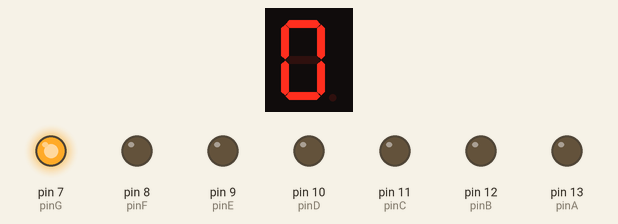
Recording of a sketch running on a simulated Arduino Uno, built with avr-gcc and run on an emulated ATmega328P. On the bench: 1-digit seven-segment display, output pins drawn as LEDs (lit = HIGH). Wiring (inferred from the names in the program): 1-digit 7-segment display, segments lit when LOW: segments pin 6, pin 5, pin 4, pin 3, pin 2, pin 1, pin 0. The segment pins are drawn as the display they are named for; pins used as bus, display or sensor lines are not drawn.

Above: at 0.1 s.
At 4.1 s:
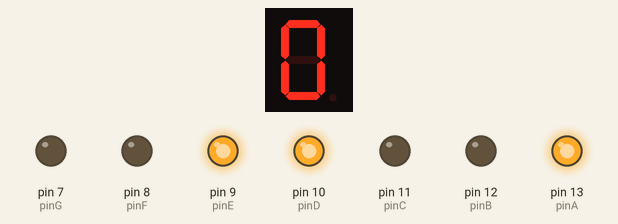
At 8.1 s:
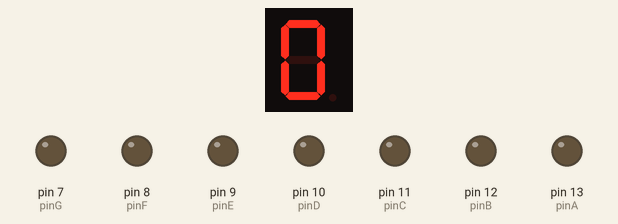
At 13.1 s:
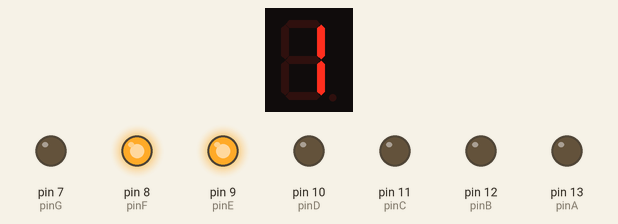
At 19.1 s:
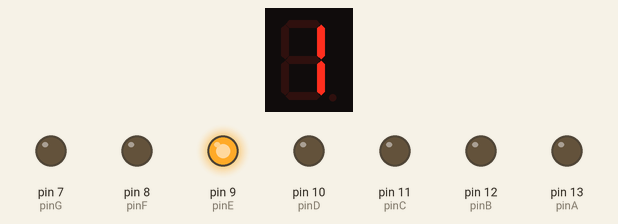
At 39.1 s:
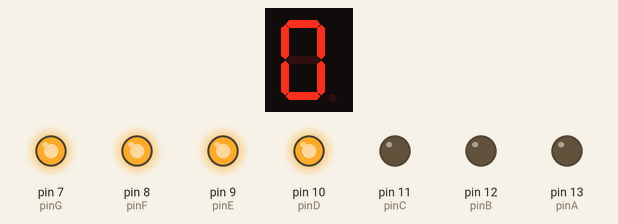
Timing chart, 0 to 40.0 s (numbered marks = the images above):
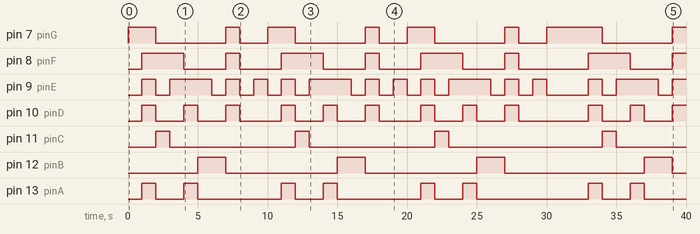

Measured:
- by itself, pin 7 (pinG): LOW → HIGH at 0.00 s, → LOW 2.0 s later, → HIGH 5.0 s later, → LOW 1.0 s later, … (15 changes in this stretch)
- by itself, pin 8 (pinF): LOW → HIGH at 1.0 s, → LOW 3.0 s later, → HIGH 3.0 s later, → LOW 1.0 s later, … (15 changes in this stretch)
- by itself, pin 9 (pinE): LOW → HIGH at 1.0 s, → LOW 1.0 s later, → HIGH 1.0 s later, → LOW 3.0 s later, … (29 changes in this stretch)
- by itself, pin 10 (pinD): LOW → HIGH at 1.0 s, → LOW 1.0 s later, → HIGH 2.0 s later, → LOW 1.0 s later, … (23 changes in this stretch)
- by itself, pin 11 (pinC): LOW → HIGH at 2.0 s, → LOW 1.0 s later, → HIGH 9.0 s later, → LOW 1.0 s later, … (8 changes in this stretch)
- by itself, pin 12 (pinB): LOW → HIGH at 5.0 s, → LOW 2.0 s later, → HIGH 8.0 s later, → LOW 2.0 s later, … (8 changes in this stretch)
- by itself, pin 13 (pinA): LOW → HIGH at 1.0 s, → LOW 1.0 s later, → HIGH 2.0 s later, → LOW 1.0 s later, … (16 changes in this stretch)

The sketch:

se_seg_0_to_30.ino
```cpp
int pinA = 13;
int pinB = 12;
int pinC = 11;
int pinD = 10;
int pinE = 9;
int pinF = 8;
int pinG = 7;

int pina = 6;
int pinb = 5;
int pinc = 4;
int pind = 3;
int pine = 2;
int pinf = 1;
int ping = 0;

int t = 1000;


void setup() {
  // put your setup code here, to run once:
  pinMode(pinA, OUTPUT);
  pinMode(pinB, OUTPUT);
  pinMode(pinC, OUTPUT);
  pinMode(pinD, OUTPUT);
  pinMode(pinE, OUTPUT);
  pinMode(pinF, OUTPUT);
  pinMode(pinG, OUTPUT);

     //the second segment

  pinMode(pina, OUTPUT);
  pinMode(pinb, OUTPUT);
  pinMode(pinc, OUTPUT);
  pinMode(pind, OUTPUT);
  pinMode(pine, OUTPUT);
  pinMode(pinf, OUTPUT);
  pinMode(ping, OUTPUT);


}

void loop() {
  // put your main code here, to run repeatedly:

  //0
  digitalWrite(pinA,0);
  digitalWrite(pinB,0);
  digitalWrite(pinC,0);
  digitalWrite(pinD,0);
  digitalWrite(pinE,0);
  digitalWrite(pinF,0);
  digitalWrite(pinG,1);

  //0
  digitalWrite(pina,0);
  digitalWrite(pinb,0);
  digitalWrite(pinc,0);
  digitalWrite(pind,0);
  digitalWrite(pine,0);
  digitalWrite(pinf,0);
  digitalWrite(ping,1);
  delay(t);

  //1
  digitalWrite(pinA,1);
  digitalWrite(pinB,0);
  digitalWrite(pinC,0);
  digitalWrite(pinD,1);
  digitalWrite(pinE,1);
  digitalWrite(pinF,1);
  digitalWrite(pinG,1);
  delay(t);


  //2
  digitalWrite(pinA,0);
  digitalWrite(pinB,0);
  digitalWrite(pinC,1);
  digitalWrite(pinD,0);
  digitalWrite(pinE,0);
  digitalWrite(pinF,1);
  digitalWrite(pinG,0);
  delay(t);


  //3
  digitalWrite(pinA,0);
  digitalWrite(pinB,0);
  digitalWrite(pinC,0);
  digitalWrite(pinD,0);
  digitalWrite(pinE,1);
  digitalWrite(pinF,1);
  digitalWrite(pinG,0);
  delay(t);


  //4
  digitalWrite(pinA,1);
  digitalWrite(pinB,0);
  digitalWrite(pinC,0);
  digitalWrite(pinD,1);
  digitalWrite(pinE,1);
  digitalWrite(pinF,0);
  digitalWrite(pinG,0);
  delay(t);


  //5
  digitalWrite(pinA,0);
  digitalWrite(pinB,1);
  digitalWrite(pinC,0);
  digitalWrite(pinD,0);
  digitalWrite(pinE,1);
  digitalWrite(pinF,0);
  digitalWrite(pinG,0);
  delay(t);

  //6
  digitalWrite(pinA,0);
  digitalWrite(pinB,1);
  digitalWrite(pinC,0);
  digitalWrite(pinD,0);
  digitalWrite(pinE,0);
  digitalWrite(pinF,0);
  digitalWrite(pinG,0);
  delay(t);

  //7
  digitalWrite(pinA,0);
  digitalWrite(pinB,0);
  digitalWrite(pinC,0);
  digitalWrite(pinD,1);
  digitalWrite(pinE,1);
  digitalWrite(pinF,1);
  digitalWrite(pinG,1);
  delay(t);

  //8
  digitalWrite(pinA,0);
  digitalWrite(pinB,0);
  digitalWrite(pinC,0);
  digitalWrite(pinD,0);
  digitalWrite(pinE,0);
  digitalWrite(pinF,0);
  digitalWrite(pinG,0);
  delay(t);

  //9
  digitalWrite(pinA,0);
  digitalWrite(pinB,0);
  digitalWrite(pinC,0);
  digitalWrite(pinD,0);
  digitalWrite(pinE,1);
  digitalWrite(pinF,0);
  digitalWrite(pinG,0);
  delay(t);

/////////////////////////////////////////////////y

  //10
  //0
  digitalWrite(pinA,0);
  digitalWrite(pinB,0);
  digitalWrite(pinC,0);
  digitalWrite(pinD,0);
  digitalWrite(pinE,0);
  digitalWrite(pinF,0);
  digitalWrite(pinG,1);

  //1
  digitalWrite(pina,1);
  digitalWrite(pinb,0);
  digitalWrite(pinc,0);
  digitalWrite(pind,1);
  digitalWrite(pine,1);
  digitalWrite(pinf,1);
  digitalWrite(ping,1);
  delay(t);

/////////////////////////////////////////////////y

  //11

  //1
  digitalWrite(pina,1);
  digitalWrite(pinb,0);
  digitalWrite(pinc,0);
  digitalWrite(pind,1);
  digitalWrite(pine,1);
  digitalWrite(pinf,1);
  digitalWrite(ping,1);


  //1
  digitalWrite(pinA,1);
  digitalWrite(pinB,0);
  digitalWrite(pinC,0);
  digitalWrite(pinD,1);
  digitalWrite(pinE,1);
  digitalWrite(pinF,1);
  digitalWrite(pinG,1);

  delay(t);

/////////////////////////////////////////////////y
  //12

  digitalWrite(pina,1);
  digitalWrite(pinb,0);
  digitalWrite(pinc,0);
  digitalWrite(pind,1);
  digitalWrite(pine,1);
  digitalWrite(pinf,1);
  digitalWrite(ping,1);

  //2
  digitalWrite(pinA,0);
  digitalWrite(pinB,0);
  digitalWrite(pinC,1);
  digitalWrite(pinD,0);
  digitalWrite(pinE,0);
  digitalWrite(pinF,1);
  digitalWrite(pinG,0);
  delay(t);

/////////////////////////////////////////////////y

  //13

  //1
  digitalWrite(pina,1);
  digitalWrite(pinb,0);
  digitalWrite(pinc,0);
  digitalWrite(pind,1);
  digitalWrite(pine,1);
  digitalWrite(pinf,1);
  digitalWrite(ping,1);


  //3
  digitalWrite(pinA,0);
  digitalWrite(pinB,0);
  digitalWrite(pinC,0);
  digitalWrite(pinD,0);
  digitalWrite(pinE,1);
  digitalWrite(pinF,1);
  digitalWrite(pinG,0);
  delay(t);

/////////////////////////////////////////////////y

  //14
  //1
  digitalWrite(pina,1);
  digitalWrite(pinb,0);
  digitalWrite(pinc,0);
  digitalWrite(pind,1);
  digitalWrite(pine,1);
  digitalWrite(pinf,1);
  digitalWrite(ping,1);


  //4
  digitalWrite(pinA,1);
  digitalWrite(pinB,0);
  digitalWrite(pinC,0);
  digitalWrite(pinD,1);
  digitalWrite(pinE,1);
  digitalWrite(pinF,0);
  digitalWrite(pinG,0);
  delay(t);

  /////////////////////////////////////////////////y

  //15

   //1
  digitalWrite(pina,1);
  digitalWrite(pinb,0);
  digitalWrite(pinc,0);
  digitalWrite(pind,1);
  digitalWrite(pine,1);
  digitalWrite(pinf,1);
  digitalWrite(ping,1);

  //5
  digitalWrite(pinA,0);
  digitalWrite(pinB,1);
  digitalWrite(pinC,0);
  digitalWrite(pinD,0);
  digitalWrite(pinE,1);
  digitalWrite(pinF,0);
  digitalWrite(pinG,0);
  delay(t);

/////////////////////////////////////////////////y

//16

//1
  digitalWrite(pina,1);
  digitalWrite(pinb,0);
  digitalWrite(pinc,0);
  digitalWrite(pind,1);
  digitalWrite(pine,1);
  digitalWrite(pinf,1);
  digitalWrite(ping,1);


   //6
  digitalWrite(pinA,0);
  digitalWrite(pinB,1);
  digitalWrite(pinC,0);
  digitalWrite(pinD,0);
  digitalWrite(pinE,0);
  digitalWrite(pinF,0);
  digitalWrite(pinG,0);
  delay(t);

///////////////////////////////////////////////y

  //17

  //1
  digitalWrite(pina,1);
  digitalWrite(pinb,0);
  digitalWrite(pinc,0);
  digitalWrite(pind,1);
  digitalWrite(pine,1);
  digitalWrite(pinf,1);
  digitalWrite(ping,1);


  //7
  digitalWrite(pinA,0);
  digitalWrite(pinB,0);
  digitalWrite(pinC,0);
  digitalWrite(pinD,1);
  digitalWrite(pinE,1);
  digitalWrite(pinF,1);
  digitalWrite(pinG,1);
  delay(t);

///////////////////////////////////////////////y
//18
//1
  digitalWrite(pina,1);
  digitalWrite(pinb,0);
  digitalWrite(pinc,0);
  digitalWrite(pind,1);
  digitalWrite(pine,1);
  digitalWrite(pinf,1);
  digitalWrite(ping,1);


  //8
  digitalWrite(pinA,0);
  digitalWrite(pinB,0);
  digitalWrite(pinC,0);
  digitalWrite(pinD,0);
  digitalWrite(pinE,0);
  digitalWrite(pinF,0);
  digitalWrite(pinG,0);
  delay(t);

///////////////////////////////////////////////y
//19
//1
  digitalWrite(pina,1);
  digitalWrite(pinb,0);
  digitalWrite(pinc,0);
  digitalWrite(pind,1);
  digitalWrite(pine,1);
  digitalWrite(pinf,1);
  digitalWrite(ping,1);
  //9
  digitalWrite(pinA,0);
  digitalWrite(pinB,0);
  digitalWrite(pinC,0);
  digitalWrite(pinD,0);
  digitalWrite(pinE,1);
  digitalWrite(pinF,0);
  digitalWrite(pinG,0);
  delay(t);


  ///////////////////////////////////////////////y

  //20
  //0
  digitalWrite(pinA,0);
  digitalWrite(pinB,0);
  digitalWrite(pinC,0);
  digitalWrite(pinD,0);
  digitalWrite(pinE,0);
  digitalWrite(pinF,0);
  digitalWrite(pinG,1);

  //2
  digitalWrite(pina,0);
  digitalWrite(pinb,0);
  digitalWrite(pinc,1);
  digitalWrite(pind,0);
  digitalWrite(pine,0);
  digitalWrite(pinf,1);
  digitalWrite(ping,0);
  delay(t);

    ///////////////////////////////////////////////y
  //2
  digitalWrite(pina,0);
  digitalWrite(pinb,0);
  digitalWrite(pinc,1);
  digitalWrite(pind,0);
  digitalWrite(pine,0);
  digitalWrite(pinf,1);
  digitalWrite(ping,0);


   //1
  digitalWrite(pinA,1);
  digitalWrite(pinB,0);
  digitalWrite(pinC,0);
  digitalWrite(pinD,1);
  digitalWrite(pinE,1);
  digitalWrite(pinF,1);
  digitalWrite(pinG,1);
  delay(t);


  ///////////////////////////////////////////////y

  //2
  digitalWrite(pina,0);
  digitalWrite(pinb,0);
  digitalWrite(pinc,1);
  digitalWrite(pind,0);
  digitalWrite(pine,0);
  digitalWrite(pinf,1);
  digitalWrite(ping,0);

   //2
  digitalWrite(pinA,0);
  digitalWrite(pinB,0);
  digitalWrite(pinC,1);
  digitalWrite(pinD,0);
  digitalWrite(pinE,0);
  digitalWrite(pinF,1);
  digitalWrite(pinG,0);
  delay(t);


  ///////////////////////////////////////////////y

  //2
  digitalWrite(pina,0);
  digitalWrite(pinb,0);
  digitalWrite(pinc,1);
  digitalWrite(pind,0);
  digitalWrite(pine,0);
  digitalWrite(pinf,1);
  digitalWrite(ping,0);


   //3
  digitalWrite(pinA,0);
  digitalWrite(pinB,0);
  digitalWrite(pinC,0);
  digitalWrite(pinD,0);
  digitalWrite(pinE,1);
  digitalWrite(pinF,1);
  digitalWrite(pinG,0);
  delay(t);


  ///////////////////////////////////////////////y

  //2
  digitalWrite(pina,0);
  digitalWrite(pinb,0);
  digitalWrite(pinc,1);
  digitalWrite(pind,0);
  digitalWrite(pine,0);
  digitalWrite(pinf,1);
  digitalWrite(ping,0);

  //4
  digitalWrite(pinA,1);
  digitalWrite(pinB,0);
  digitalWrite(pinC,0);
  digitalWrite(pinD,1);
  digitalWrite(pinE,1);
  digitalWrite(pinF,0);
  digitalWrite(pinG,0);
  delay(t);


  ///////////////////////////////////////////////y

  //2
  digitalWrite(pina,0);
  digitalWrite(pinb,0);
  digitalWrite(pinc,1);
  digitalWrite(pind,0);
  digitalWrite(pine,0);
  digitalWrite(pinf,1);
  digitalWrite(ping,0);

   //5
  digitalWrite(pinA,0);
  digitalWrite(pinB,1);
  digitalWrite(pinC,0);
  digitalWrite(pinD,0);
  digitalWrite(pinE,1);
  digitalWrite(pinF,0);
  digitalWrite(pinG,0);
  delay(t);


  ///////////////////////////////////////////////y

  //2
  digitalWrite(pina,0);
  digitalWrite(pinb,0);
  digitalWrite(pinc,1);
  digitalWrite(pind,0);
  digitalWrite(pine,0);
  digitalWrite(pinf,1);
  digitalWrite(ping,0);


  //6
  digitalWrite(pinA,0);
  digitalWrite(pinB,1);
  digitalWrite(pinC,0);
  digitalWrite(pinD,0);
  digitalWrite(pinE,0);
  digitalWrite(pinF,0);
  digitalWrite(pinG,0);
  delay(t);

  ///////////////////////////////////////////////y
   //2
  digitalWrite(pina,0);
  digitalWrite(pinb,0);
  digitalWrite(pinc,1);
  digitalWrite(pind,0);
  digitalWrite(pine,0);
  digitalWrite(pinf,1);
  digitalWrite(ping,0);


  //7
  digitalWrite(pinA,0);
  digitalWrite(pinB,0);
  digitalWrite(pinC,0);
  digitalWrite(pinD,1);
  digitalWrite(pinE,1);
  digitalWrite(pinF,1);
  digitalWrite(pinG,1);
  delay(t);


    ///////////////////////////////////////////////y

  //2
  digitalWrite(pina,0);
  digitalWrite(pinb,0);
  digitalWrite(pinc,1);
  digitalWrite(pind,0);
  digitalWrite(pine,0);
  digitalWrite(pinf,1);
  digitalWrite(ping,0);

  //8
  digitalWrite(pinA,0);
  digitalWrite(pinB,0);
  digitalWrite(pinC,0);
  digitalWrite(pinD,0);
  digitalWrite(pinE,0);
  digitalWrite(pinF,0);
  digitalWrite(pinG,0);
  delay(t);

    ///////////////////////////////////////////////y

  //2
  digitalWrite(pina,0);
  digitalWrite(pinb,0);
  digitalWrite(pinc,1);
  digitalWrite(pind,0);
  digitalWrite(pine,0);
  digitalWrite(pinf,1);
  digitalWrite(ping,0);

  //9
  digitalWrite(pinA,0);
  digitalWrite(pinB,0);
  digitalWrite(pinC,0);
  digitalWrite(pinD,0);
  digitalWrite(pinE,1);
  digitalWrite(pinF,0);
  digitalWrite(pinG,0);
  delay(t);


  ///////////////////////////////////////////////y
  //30
  //3
  digitalWrite(pina,0);
  digitalWrite(pinb,0);
  digitalWrite(pinc,0);
  digitalWrite(pind,0);
  digitalWrite(pine,1);
  digitalWrite(pinf,1);
  digitalWrite(ping,0);

  //0
  digitalWrite(pinA,0);
  digitalWrite(pinB,0);
  digitalWrite(pinC,0);
  digitalWrite(pinD,0);
  digitalWrite(pinE,0);
  digitalWrite(pinF,0);
  digitalWrite(pinG,1);
  delay(t);

    ///////////////////////////////////////////////y
    //00
   //0
  digitalWrite(pinA,0);
  digitalWrite(pinB,0);
  digitalWrite(pinC,0);
  digitalWrite(pinD,0);
  digitalWrite(pinE,0);
  digitalWrite(pinF,0);
  digitalWrite(pinG,1);


  //0
  digitalWrite(pina,0);
  digitalWrite(pinb,0);
  digitalWrite(pinc,0);
  digitalWrite(pind,0);
  digitalWrite(pine,0);
  digitalWrite(pinf,0);
  digitalWrite(ping,1);
  delay(t);

      //////////////// the end from 0 to 30 that's enough ///////////////////////////////


}
```
